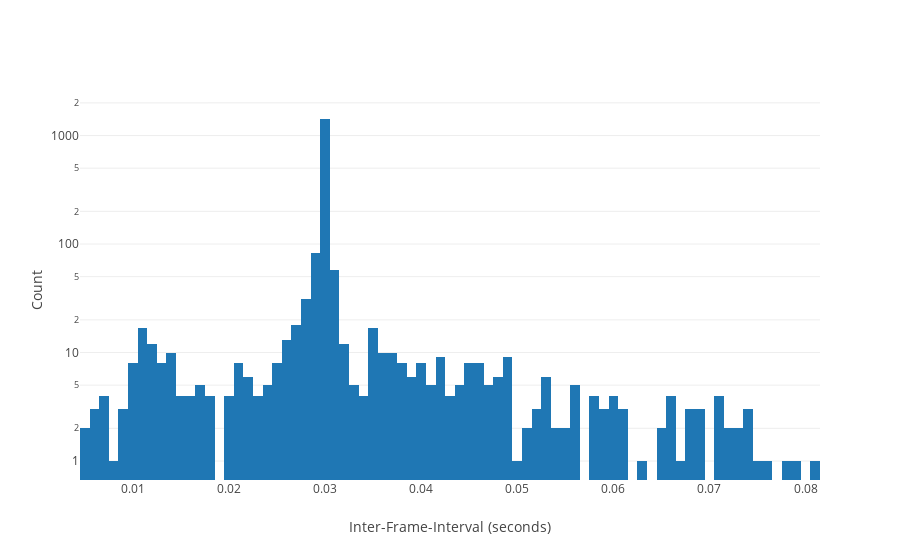

The notebook cell saved with this chart:
### Markdown cell above
## Switching the y-axis from linear to log exposes all our errors

### Code cell
histData = go.Histogram(x=myFrameDiff)

fig = {
    'data': [histData],
    'layout': {
        'xaxis': {'title': 'Inter-Frame-Interval (seconds)'},
        'yaxis': {'title': "Count", 'type': "log"}
    }
}

iplot(fig, filename='pandas/multiple-scatter')

### Figure 1 — Plotly figure (JSON) as saved in the notebook; plotly's stock layout.template omitted (floating-point values rounded to 4 significant figures; data arrays with more than 128 entries replaced by an {"elided": "..."} marker saying what was removed)
{"data": [{"type": "histogram", "x": {"elided": "1947 float values"}}], "layout": {"xaxis": {"title": "Inter-Frame-Interval (seconds)"}, "yaxis": {"title": "Count", "type": "log"}}}
